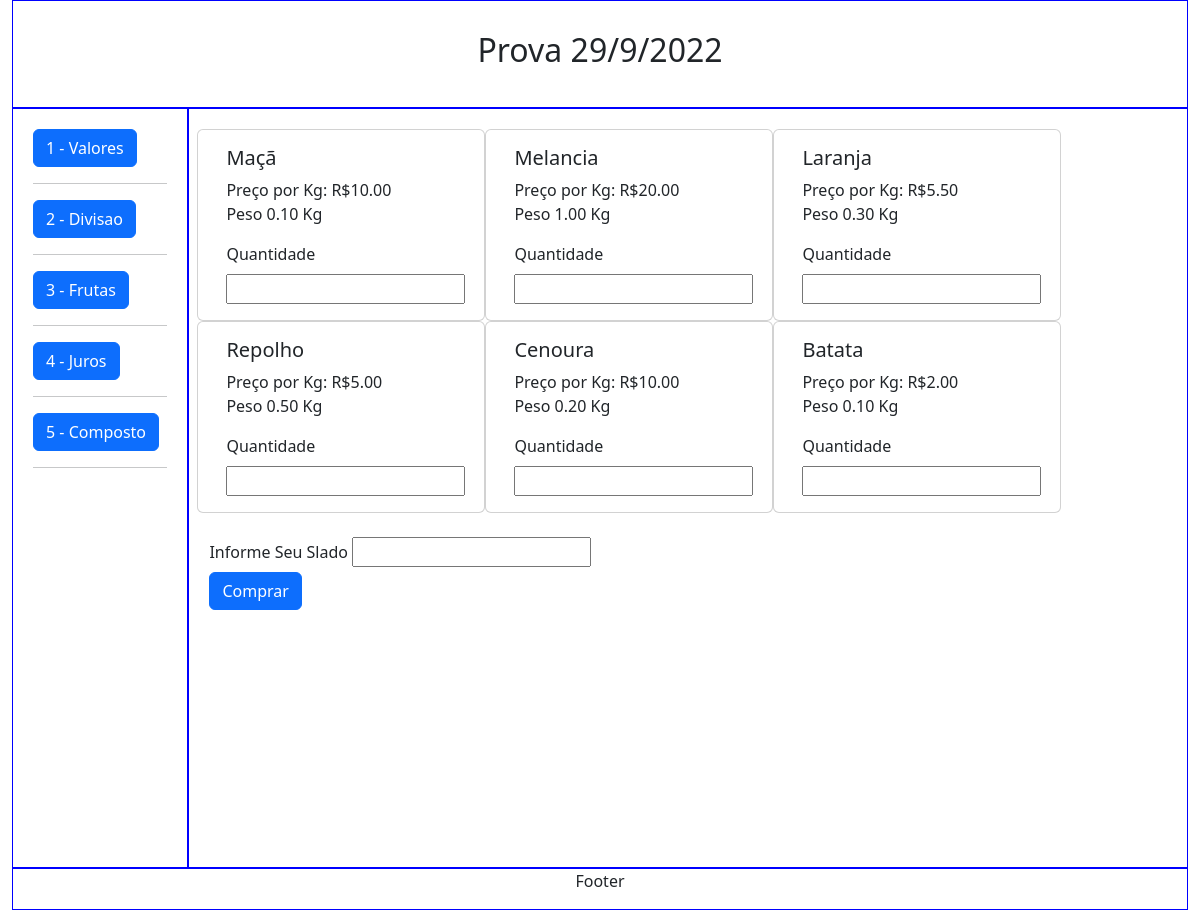
The page /?label=frutas on the database its author committed.
### tables this page shows
CREATE TABLE `caminhos` (
  `id` int(11) NOT NULL,
  `label` varchar(100) NOT NULL,
  `caminho` varchar(100) NOT NULL
);

CREATE TABLE `frutas` (
  `id` int(11) NOT NULL,
  `nome` varchar(100) NOT NULL,
  `peso` decimal(10,2) NOT NULL,
  `preco` decimal(10,2) NOT NULL,
  `img_caminho` varchar(100) NOT NULL
);

### acao/frutas.php (the view, shortened to what this page needs)
<form action="?label=frutas" method="post">
<div class="row">
<?php
    $sql = "SELECT * from frutas";
    $produtos = $conn->prepare($sql);
    $produtos->execute();
    foreach($produtos as $row){
?>
<div class="card" style="width: 18rem;">
    <div class="card-body">
        <h5 class="card-title"><?php echo $row['nome']?></h5>
        <p class="card-text">Preço por Kg: R$<?php echo $row['preco'];?><br>Peso <?php echo $row['peso'];?> Kg</p>
        <label for="fruta<?php echo $row['id'];?>" class="form-label">Quantidade</label>
        <input type="number" name="fruta<?php echo $row['id'];?>">
    </div>
</div>
<?php }?>
</div><br>
<label for="saldo" class="form-label">Informe Seu Slado</label>
<input type="text" name="saldo">
<br><input type="submit" value="Comprar" name="Comprar" class="btn btn-primary">
</form>

### index.php (shortened to what this page needs)
<?php
    include_once('lib/conexao.php');
?>
<!doctype html>
<html lang="en">
  <head>
    <link rel="stylesheet" href="css/css.css">
    <link rel='stylesheet' href='https://cdn-uicons.flaticon.com/uicons-regular-straight/css/uicons-regular-straight.css'>
    <link rel='stylesheet' href='https://cdn-uicons.flaticon.com/uicons-regular-rounded/css/uicons-regular-rounded.css'>
    <link href="https://cdn.jsdelivr.net/npm/bootstrap@5.2.0/dist/css/bootstrap.min.css" rel="stylesheet">
  </head>
  <body>
    <div  class="container-fluid">
    <header>
        <h2>Prova 29/9/2022</h2>
    </header>
    <section>
    <nav class="as">
        <?php include 'menu_categoria.php';?>
    </nav>
    <article>
        <?php
            if (isset($_GET['label'])) {
                $sql = 'SELECT * FROM caminhos where label = :label ';
                $consulta = $conn->prepare($sql);
                $linha  = $consulta-> fetch();
                if ($consulta->rowCount()>0) {
                    require_once $linha['caminho'];
                }else{
                    echo "ERROR!";
                }
            }
        ?>
    </article>
    </section>
    <footer>
        <p>Footer</p>
    </footer>
</div>
  </body>
</html>

### menu_categoria.php
<?php
$sql = 'SELECT * FROM caminhos';
$menu_categoria = $conn->prepare($sql);
$menu_categoria->execute();
    foreach($menu_categoria as $categorias) {
?>
<div class="btn-group" role="group-<?=$categorias['id']?>" aria-label="Button group with nested dropdown">
  <div class="btn-group" role="group-<?=$categorias['id']?>">
    <a href="?label=<?php echo $categorias['label']; ?>" class="btn btn-primary">
    <?php echo $categorias['id']," - ", ucwords ($categorias['label']);?>
    </a>
  </div>
</div>
<hr>
<?php } ?>

### css/css.css (style rules this page uses)
.as { overflow: auto; float: left; width: 15%; height: 760px; padding: 20px; border: 1px blue solid; }
header { padding: 30px; text-align: center; font-size: 35px; border: 1px blue solid; }
footer { text-align: center; margin-top: 760px; border: 1px blue solid; }
article { overflow: auto; float: left; padding: 20px; width: 85%; height: 760px; border: 1px blue solid; }

### rows shown on the page
caminhos: id "1", label "Valores"
caminhos: id "2", label "Divisao"
caminhos: id "3", label "Frutas"
caminhos: id "4", label "Juros"
caminhos: id "5", label "Composto"
frutas: nome "Maçã", preco "10.00", peso "0.10"
frutas: nome "Melancia", preco "20.00", peso "1.00"
frutas: nome "Laranja", preco "5.50", peso "0.30"
frutas: nome "Repolho", preco "5.00", peso "0.50"
frutas: nome "Cenoura", preco "10.00", peso "0.20"
frutas: nome "Batata", preco "2.00", peso "0.10"
